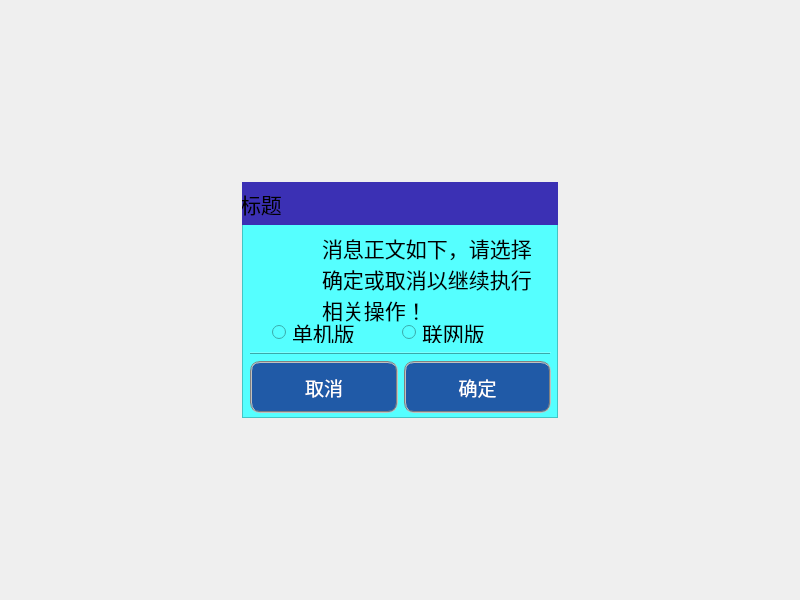
<?xml version="1.0" encoding="UTF-8"?>
<ui version="4.0">
 <class>IKMessageBox</class>
 <widget class="QDialog" name="IKMessageBox">
  <property name="windowModality">
   <enum>Qt::NonModal</enum>
  </property>
  <property name="geometry">
   <rect>
    <x>0</x>
    <y>0</y>
    <width>800</width>
    <height>600</height>
   </rect>
  </property>
  <property name="minimumSize">
   <size>
    <width>320</width>
    <height>240</height>
   </size>
  </property>
  <property name="baseSize">
   <size>
    <width>0</width>
    <height>0</height>
   </size>
  </property>
  <property name="windowTitle">
   <string>Dialog</string>
  </property>
  <property name="windowOpacity">
   <double>0.000000000000000</double>
  </property>
  <property name="autoFillBackground">
   <bool>true</bool>
  </property>
  <property name="styleSheet">
   <string notr="true"/>
  </property>
  <layout class="QGridLayout" name="gridLayout_3" rowstretch="3,4,3" columnstretch="3,4,3">
   <item row="0" column="1">
    <spacer name="topSpacer">
     <property name="orientation">
      <enum>Qt::Vertical</enum>
     </property>
     <property name="sizeHint" stdset="0">
      <size>
       <width>20</width>
       <height>173</height>
      </size>
     </property>
    </spacer>
   </item>
   <item row="1" column="0">
    <spacer name="leftSpacer">
     <property name="orientation">
      <enum>Qt::Horizontal</enum>
     </property>
     <property name="sizeHint" stdset="0">
      <size>
       <width>233</width>
       <height>20</height>
      </size>
     </property>
    </spacer>
   </item>
   <item row="1" column="1">
    <widget class="QFrame" name="foreFrame">
     <property name="minimumSize">
      <size>
       <width>316</width>
       <height>236</height>
      </size>
     </property>
     <property name="styleSheet">
      <string notr="true">background-color: rgb(85, 255, 255);</string>
     </property>
     <property name="frameShape">
      <enum>QFrame::StyledPanel</enum>
     </property>
     <property name="frameShadow">
      <enum>QFrame::Raised</enum>
     </property>
     <widget class="QLabel" name="labMsgBody">
      <property name="geometry">
       <rect>
        <x>80</x>
        <y>50</y>
        <width>221</width>
        <height>111</height>
       </rect>
      </property>
      <property name="sizePolicy">
       <sizepolicy hsizetype="Fixed" vsizetype="Fixed">
        <horstretch>0</horstretch>
        <verstretch>0</verstretch>
       </sizepolicy>
      </property>
      <property name="font">
       <font>
        <pointsize>16</pointsize>
       </font>
      </property>
      <property name="frameShape">
       <enum>QFrame::NoFrame</enum>
      </property>
      <property name="text">
       <string>消息正文如下，请选择确定或取消以继续执行相关操作！</string>
      </property>
      <property name="alignment">
       <set>Qt::AlignLeading|Qt::AlignLeft|Qt::AlignTop</set>
      </property>
      <property name="wordWrap">
       <bool>true</bool>
      </property>
     </widget>
     <widget class="QLabel" name="labIcon">
      <property name="geometry">
       <rect>
        <x>18</x>
        <y>49</y>
        <width>50</width>
        <height>50</height>
       </rect>
      </property>
      <property name="sizePolicy">
       <sizepolicy hsizetype="Fixed" vsizetype="Fixed">
        <horstretch>0</horstretch>
        <verstretch>0</verstretch>
       </sizepolicy>
      </property>
      <property name="frameShape">
       <enum>QFrame::NoFrame</enum>
      </property>
      <property name="text">
       <string/>
      </property>
      <property name="pixmap">
       <pixmap resource="../ikembx00.qrc">:/image/info.ico</pixmap>
      </property>
      <property name="scaledContents">
       <bool>true</bool>
      </property>
     </widget>
     <widget class="QWidget" name="wgtTitle" native="true">
      <property name="geometry">
       <rect>
        <x>-2</x>
        <y>0</y>
        <width>321</width>
        <height>43</height>
       </rect>
      </property>
      <property name="autoFillBackground">
       <bool>false</bool>
      </property>
      <property name="styleSheet">
       <string notr="true">background-color: rgb(59, 48, 180);</string>
      </property>
      <layout class="QGridLayout" name="gridLayout_2">
       <property name="topMargin">
        <number>3</number>
       </property>
       <property name="bottomMargin">
        <number>3</number>
       </property>
       <property name="horizontalSpacing">
        <number>3</number>
       </property>
       <item row="0" column="0">
        <widget class="QLabel" name="labTitle">
         <property name="font">
          <font>
           <pointsize>16</pointsize>
          </font>
         </property>
         <property name="frameShape">
          <enum>QFrame::NoFrame</enum>
         </property>
         <property name="text">
          <string>标题</string>
         </property>
        </widget>
       </item>
      </layout>
     </widget>
     <widget class="QWidget" name="bottomLayout">
      <property name="geometry">
       <rect>
        <x>8</x>
        <y>170</y>
        <width>301</width>
        <height>61</height>
       </rect>
      </property>
      <layout class="QGridLayout" name="gridLayout" columnstretch="1,1">
       <item row="0" column="0" colspan="2">
        <widget class="Line" name="line_3">
         <property name="frameShadow">
          <enum>QFrame::Raised</enum>
         </property>
         <property name="lineWidth">
          <number>1</number>
         </property>
         <property name="midLineWidth">
          <number>0</number>
         </property>
         <property name="orientation">
          <enum>Qt::Horizontal</enum>
         </property>
        </widget>
       </item>
       <item row="1" column="0">
        <widget class="QPushButton" name="btnCancel">
         <property name="sizePolicy">
          <sizepolicy hsizetype="Preferred" vsizetype="Preferred">
           <horstretch>0</horstretch>
           <verstretch>0</verstretch>
          </sizepolicy>
         </property>
         <property name="font">
          <font>
           <pointsize>14</pointsize>
          </font>
         </property>
         <property name="styleSheet">
          <string notr="true">color: white; 
background-image: url(); 
background-color: rgb(32, 90, 167); 
border: 2px groove gray; 
border-radius: 10px; 
padding: 2px 2px; </string>
         </property>
         <property name="text">
          <string>取消</string>
         </property>
         <property name="icon">
          <iconset resource="../ikembx00.qrc">
           <normaloff>:/image/33318.ico</normaloff>:/image/33318.ico</iconset>
         </property>
         <property name="iconSize">
          <size>
           <width>35</width>
           <height>35</height>
          </size>
         </property>
         <property name="flat">
          <bool>false</bool>
         </property>
        </widget>
       </item>
       <item row="1" column="1">
        <widget class="QPushButton" name="btnOK">
         <property name="sizePolicy">
          <sizepolicy hsizetype="Preferred" vsizetype="Preferred">
           <horstretch>0</horstretch>
           <verstretch>0</verstretch>
          </sizepolicy>
         </property>
         <property name="font">
          <font>
           <pointsize>14</pointsize>
          </font>
         </property>
         <property name="styleSheet">
          <string notr="true">color: white; 
background-image: url(); 
background-color: rgb(32, 90, 167); 
border: 2px groove gray; 
border-radius: 10px; 
padding: 2px 2px; </string>
         </property>
         <property name="text">
          <string>确定</string>
         </property>
         <property name="icon">
          <iconset resource="../ikembx00.qrc">
           <normaloff>:/image/ok.ico</normaloff>:/image/ok.ico</iconset>
         </property>
         <property name="iconSize">
          <size>
           <width>35</width>
           <height>35</height>
          </size>
         </property>
         <property name="flat">
          <bool>false</bool>
         </property>
        </widget>
       </item>
      </layout>
     </widget>
     <widget class="QRadioButton" name="offlineRadio">
      <property name="geometry">
       <rect>
        <x>30</x>
        <y>140</y>
        <width>98</width>
        <height>21</height>
       </rect>
      </property>
      <property name="font">
       <font>
        <pointsize>16</pointsize>
       </font>
      </property>
      <property name="text">
       <string>单机版</string>
      </property>
     </widget>
     <widget class="QRadioButton" name="onlineRadio">
      <property name="geometry">
       <rect>
        <x>160</x>
        <y>140</y>
        <width>98</width>
        <height>21</height>
       </rect>
      </property>
      <property name="font">
       <font>
        <pointsize>16</pointsize>
       </font>
      </property>
      <property name="text">
       <string>联网版</string>
      </property>
     </widget>
    </widget>
   </item>
   <item row="1" column="2">
    <spacer name="rightSpacer">
     <property name="orientation">
      <enum>Qt::Horizontal</enum>
     </property>
     <property name="sizeHint" stdset="0">
      <size>
       <width>233</width>
       <height>20</height>
      </size>
     </property>
    </spacer>
   </item>
   <item row="2" column="1">
    <spacer name="bottomSpacer">
     <property name="orientation">
      <enum>Qt::Vertical</enum>
     </property>
     <property name="sizeHint" stdset="0">
      <size>
       <width>20</width>
       <height>173</height>
      </size>
     </property>
    </spacer>
   </item>
  </layout>
 </widget>
 <resources>
  <include location="../ikembx00.qrc"/>
 </resources>
 <connections/>
</ui>
